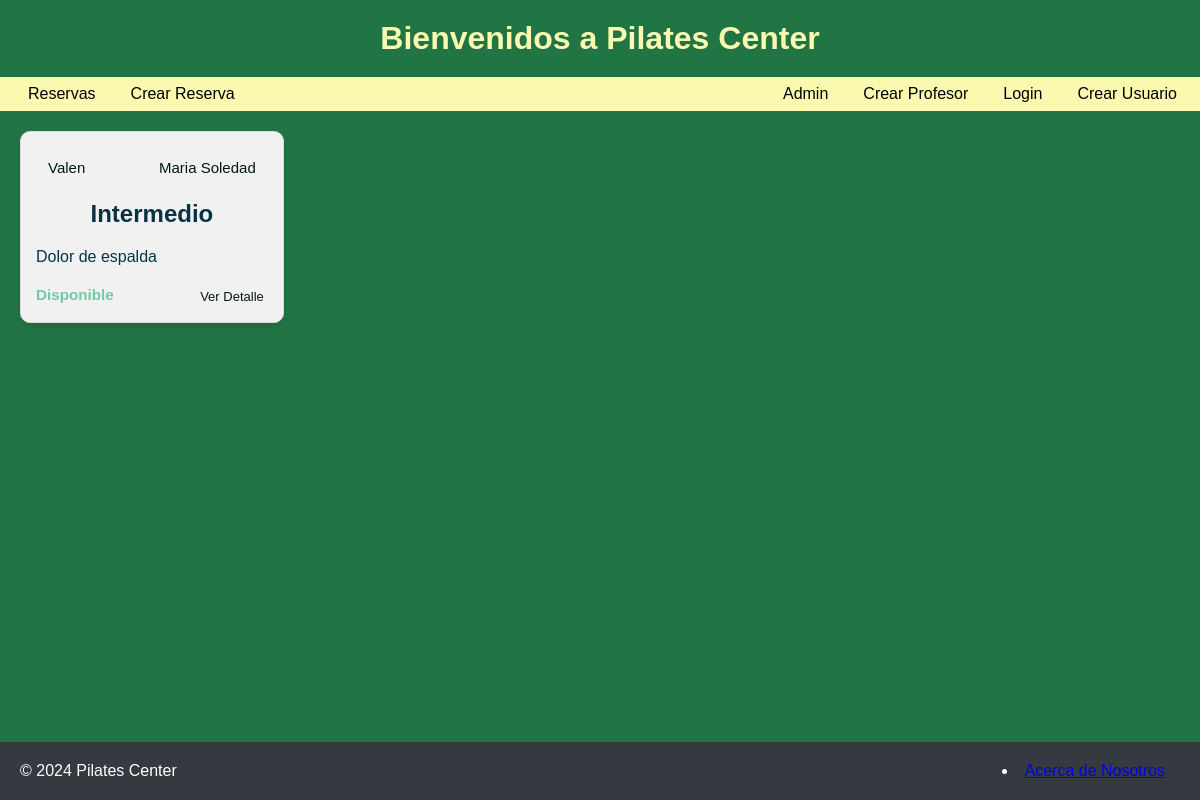
Page /reserves/list/ on the earlier database version.
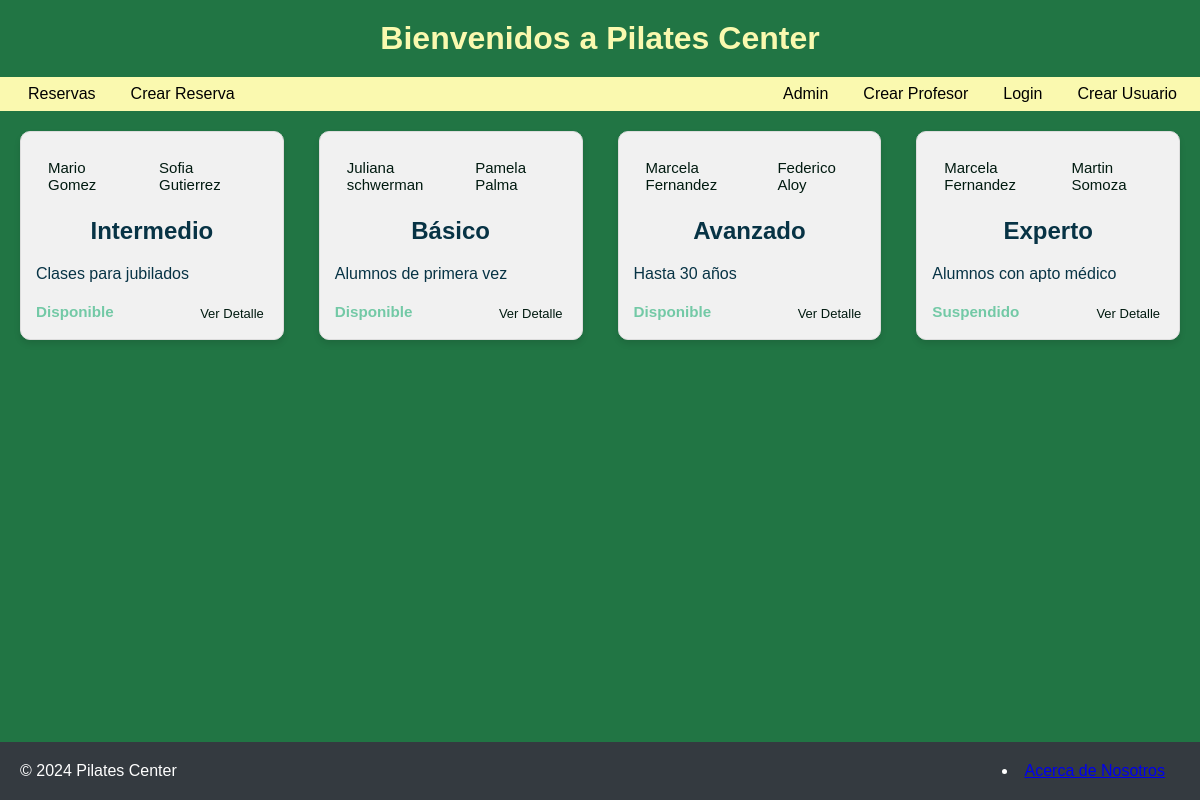
Same page on the later database version.
### reserves/models.py (models this page shows, shortened)
class Clase(models.Model):
    profesor = models.ForeignKey(Profesor, on_delete=models.CASCADE,related_name='clases')
    suplente = models.ForeignKey(Suplente, on_delete=models.CASCADE,related_name='clases')
    nivel = models.CharField(max_length=50)
    descripcion = models.CharField(max_length=200)
    fecha_inicio = models.DateField(default=datetime.now)
    fecha_fin = models.DateField(default=datetime.now)
    estado = models.ForeignKey(Estado, on_delete=models.CASCADE,related_name='clases')

class Profesor(models.Model):
    nombre = models.CharField(max_length=20)
    def __str__(self):
        return f"{self.nombre}"

class Suplente(models.Model):
    nombre = models.CharField(max_length=20)
    def __str__(self):
        return f"{self.nombre}"

class Estado(models.Model):
    estado = models.CharField(max_length=11)
    def __str__(self):
        return f"{self.estado}"

### reserves/views.py (the view)
# urls.py: path("list/", list_view, name = "reserves-list"),
def list_view(request):
    clases = Clase.objects.all().order_by('estado', 'suplente')
    contexto_dict = {'clases': clases}
    return render(request, "reserves/list.html", contexto_dict)

### reserves/templates/reserves/list.html
{% extends 'reserves/home.html' %} {% block content %}
<div class="clase-container">
  {% for clase in clases %}
  <div class="clase">
    <div class="clase-header">
      <a href="{% url 'filter_by_profesor' clase.profesor.nombre %}" class="tag"
        >{{ clase.profesor }}</a
      >
      <a href="{% url 'filter_by_suplente' clase.suplente.nombre %}" class="tag"
        >{{ clase.suplente }}</a
      >
    </div>
    <h2>{{ clase.nivel }}</h2>
    <p>{{ clase.descripcion }}</p>
    <div class="clase-footer">
      <h3 data-estado="{{ clase.estado }}">{{ clase.estado }}</h3>
      <a href="{% url 'detail_view' clase.id %}" class="btn-detail"
        >Ver Detalle</a
      >
    </div>
  </div>
  {% empty %}
  <p>No hay reservas disponibles.</p>
  {% endfor %}
</div>
{% endblock %}

### reserves/templates/reserves/home.html (shortened to what this page needs)
{% load static %}
<!DOCTYPE html>
<html lang="en">
<head>
  <link rel="stylesheet" href="{% static 'reserves/styleshome.css' %}">
</head>
<body>
  <header>
    <div class="header-container">
      <h1>Bienvenidos a Pilates Center</h1>
    </div>
  </header>
  <nav>
    <ul class="navbar-nav">
      <li class="nav-item">
        <a class="nav-link" href="/reserves/list">Reservas</a>
      </li>
      <li class="nav-item">
        <a class="nav-link" href="/reserves/create/clases/">Crear Reserva</a>
      </li>
    </ul>
    <ul class="navbar-nav">
      <li class="nav-item">
        <a class="nav-link" href="/admin/">Admin</a>
      </li>
      <li class="nav-item">
        <a class="nav-link" href="/reserves/create/profesor/">Crear Profesor</a>
      </li>
      <li class="nav-item">
        {% if user.is_authenticated %}
        <a class="nav-link" href="{% url 'logout' %}">Logout</a>
        </li>
        <li class="nav-item">
        <a class="nav-link" href="{% url 'editar-perfil' %}">{{ user }}</a>
        </li>
        <li class="nav-item">
          {% if user.avatar.image %}
          <img src="{{ user.avatar.image.url }}" alt="Avatar" style="height: 40px; width: 40px; border-radius: 50%;">
          {% endif %}
          <li class="nav-item">
              <a href="{% url 'avatar_add' %}" class="nav-link">Agregar Avatar</a>
        </li>
        {% else %}
        <a class="nav-link" href="{% url 'login' %}">Login</a>
        </li>
        <li class="nav-item">
        <a class="nav-link" href="{% url 'crear-usuario' %}">Crear Usuario</a>
        </li>
        {% endif %}
    </ul>
  </nav>
  <main>{% block content %} {% endblock content %}</main>
  <footer>
    <p>© 2024 Pilates Center</p>
    <li class="nav-item">
        <a class="nav-link" href="{% url 'nosotros' %}">Acerca de Nosotros</a>
    </li>
</footer>
</body>
</html>

### reserves/static/reserves/styleshome.css (style rules this page uses)
* { margin: 0; padding: 0; box-sizing: border-box; }
body { font-family: sans-serif; background-color: #217544; }
.header-container { background-color: #217544; color: #faf9af; text-align: center; padding: 20px; }
nav { background-color: #faf9af; color: #000000; padding: 8px; }
nav ul { list-style-type: none; display: flex; justify-content: flex-end; }
nav li { margin-left: 20px; cursor: pointer; }
nav a { color: #000000; text-decoration: none; }
.clase-container { display: grid; grid-template-columns: repeat(auto-fill, minmax(200px, 1fr)); gap: 35px; padding: 20px; }
.clase { border: 1px solid #ddd; border-radius: 10px; background-color: #f1f1f1; padding: 15px; box-shadow: 0 4px 6px rgba(0, 0, 0, 0.1); transition: transform 0.3s ease-in-out; }
@media (min-width: 768px) { .clase-container { grid-template-columns: repeat(4, 1fr); } }
.clase-header { display: flex; justify-content: space-between; margin-bottom: 12px; }
.tag { font-size: 15px; color: #011a10; padding: 12px 12px; border-radius: 5px; background-color: transparent; text-decoration: none; }
.clase h2 { margin-bottom: 20px; text-align: center; color: #073345; }
.clase p { margin-bottom: 20px; color: #073345; }
.clase-footer { display: flex; justify-content: space-between; font-size: 13px; }
.clase h3 { color: #73c9a6; }
.btn-detail { color: #011a10; padding: 3px 4px; border-radius: 5px; text-decoration: none; }
footer { display: flex; justify-content: space-between; align-items: center; background-color: #343a40; color: #ffffff; padding: 3px 4px; text-align: center; position: fixed; bottom: 1rem; width: 100%; }
footer p { margin: 0; }

### reserves/templates/reserves/home.html (style rules this page uses)
nav { display: flex; justify-content: space-between; align-items: center; }
.navbar-nav { display: flex; align-items: center; }
.nav-item { margin-right: 15px; }
footer { display: flex; justify-content: space-between; align-items: center; background-color: #343a40; color: #ffffff; padding: 20px; text-align: center; position: fixed; bottom: 0; width: 100%; }
footer p { margin: 0; }

Differences in the rows shown:
removed Clase: profesor "Valen", suplente "Maria Soledad", nivel "Intermedio", descripcion "Dolor de espalda", estado "Disponible"
added Clase: profesor "Mario Gomez", suplente "Sofia Gutierrez", nivel "Intermedio", descripcion "Clases para jubilados", estado "Disponible"
added Clase: profesor "Juliana schwerman", suplente "Pamela Palma", nivel "Básico", descripcion "Alumnos de primera vez", estado "Disponible"
added Clase: profesor "Marcela Fernandez", suplente "Federico Aloy", nivel "Avanzado", descripcion "Hasta 30 años", estado "Disponible"
added Clase: profesor "Marcela Fernandez", suplente "Martin Somoza", nivel "Experto", descripcion "Alumnos con apto médico", estado "Suspendido"
